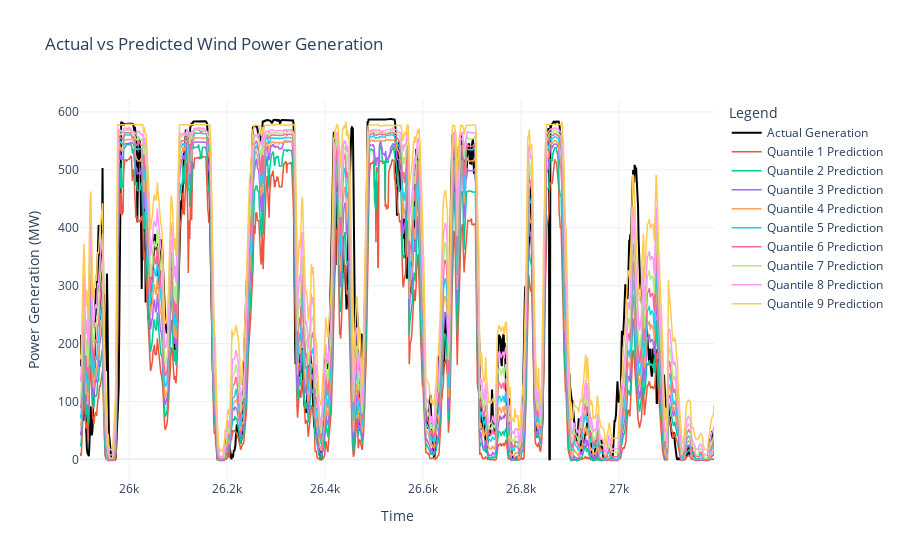

Write notebook code for a chart like this one.
### Code cell
import plotly.graph_objects as go

# Create an empty figure
fig = go.Figure()

# Plot actual values
fig.add_trace(go.Scatter(
    x=df_resampled_merged_wind_2.index,  # Assuming the index is time or some sequence
    y=y_wind,  # Actual values
    mode='lines',
    customdata=df_resampled_merged_wind_2['WindSpeed:100'],
    hovertemplate='Wind Speed: %{customdata} m/s<br>Generation: %{y} MW<br>%{x}<extra></extra>',
    name='Actual Generation',
    line=dict(color='black', width=2)  # Style for actual values
))

# Plot predicted values for each quantile
for quantile in quantiles:
    fig.add_trace(go.Scatter(
        x=df_resampled_merged_wind_2.index,  # Assuming same x-axis for predictions
        y=df_resampled_merged_wind_2[f'generation_mw_quantile_{quantile}'],  # Predictions for each quantile
        mode='lines',
        name=f'Quantile {quantile} Prediction',
        line=dict(width=1.5)  # Style for predicted values
    ))

# Update layout for better visualization
fig.update_layout(
    title='Actual vs Predicted Wind Power Generation',
    xaxis_title='Time',
    yaxis_title='Power Generation (MW)',
    legend_title='Legend',
    hovermode='x',
    template='plotly_white'
)

# Show the plot
fig.show()

### Figure 1 — Plotly figure (JSON) as saved in the notebook; plotly's stock layout.template omitted (floating-point values rounded to 4 significant figures; data arrays with more than 128 entries replaced by an {"elided": "..."} marker saying what was removed)
{"data": [{"customdata": {"elided": "1294 float values"}, "hovertemplate": "Wind Speed: %{customdata} m/s<br>Generation: %{y} MW<br>%{x}<extra></extra>", "line": {"color": "black", "width": 2}, "mode": "lines", "name": "Actual Generation", "type": "scatter", "x": {"elided": "1294 int values"}, "y": {"elided": "1294 float values"}}, {"line": {"width": 1.5}, "mode": "lines", "name": "Quantile 1 Prediction", "type": "scatter", "x": {"elided": "1294 int values"}, "y": {"elided": "1294 float values"}}, {"line": {"width": 1.5}, "mode": "lines", "name": "Quantile 2 Prediction", "type": "scatter", "x": {"elided": "1294 int values"}, "y": {"elided": "1294 float values"}}, {"line": {"width": 1.5}, "mode": "lines", "name": "Quantile 3 Prediction", "type": "scatter", "x": {"elided": "1294 int values"}, "y": {"elided": "1294 float values"}}, {"line": {"width": 1.5}, "mode": "lines", "name": "Quantile 4 Prediction", "type": "scatter", "x": {"elided": "1294 int values"}, "y": {"elided": "1294 float values"}}, {"line": {"width": 1.5}, "mode": "lines", "name": "Quantile 5 Prediction", "type": "scatter", "x": {"elided": "1294 int values"}, "y": {"elided": "1294 float values"}}, {"line": {"width": 1.5}, "mode": "lines", "name": "Quantile 6 Prediction", "type": "scatter", "x": {"elided": "1294 int values"}, "y": {"elided": "1294 float values"}}, {"line": {"width": 1.5}, "mode": "lines", "name": "Quantile 7 Prediction", "type": "scatter", "x": {"elided": "1294 int values"}, "y": {"elided": "1294 float values"}}, {"line": {"width": 1.5}, "mode": "lines", "name": "Quantile 8 Prediction", "type": "scatter", "x": {"elided": "1294 int values"}, "y": {"elided": "1294 float values"}}, {"line": {"width": 1.5}, "mode": "lines", "name": "Quantile 9 Prediction", "type": "scatter", "x": {"elided": "1294 int values"}, "y": {"elided": "1294 float values"}}], "layout": {"hovermode": "x", "legend": {"title": {"text": "Legend"}}, "title": {"text": "Actual vs Predicted Wind Power Generation"}, "xaxis": {"title": {"text": "Time"}}, "yaxis": {"title": {"text": "Power Generation (MW)"}}}}
